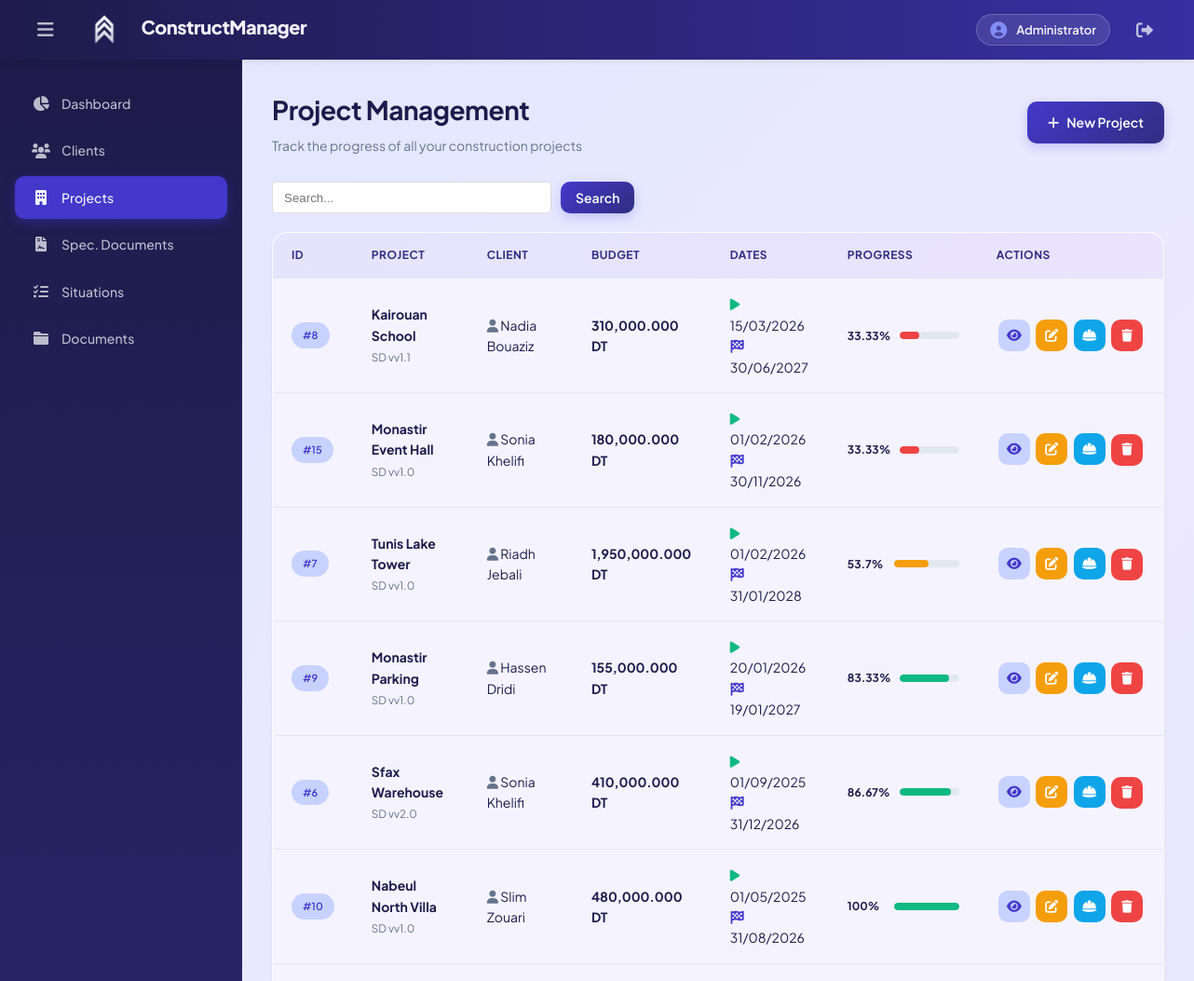
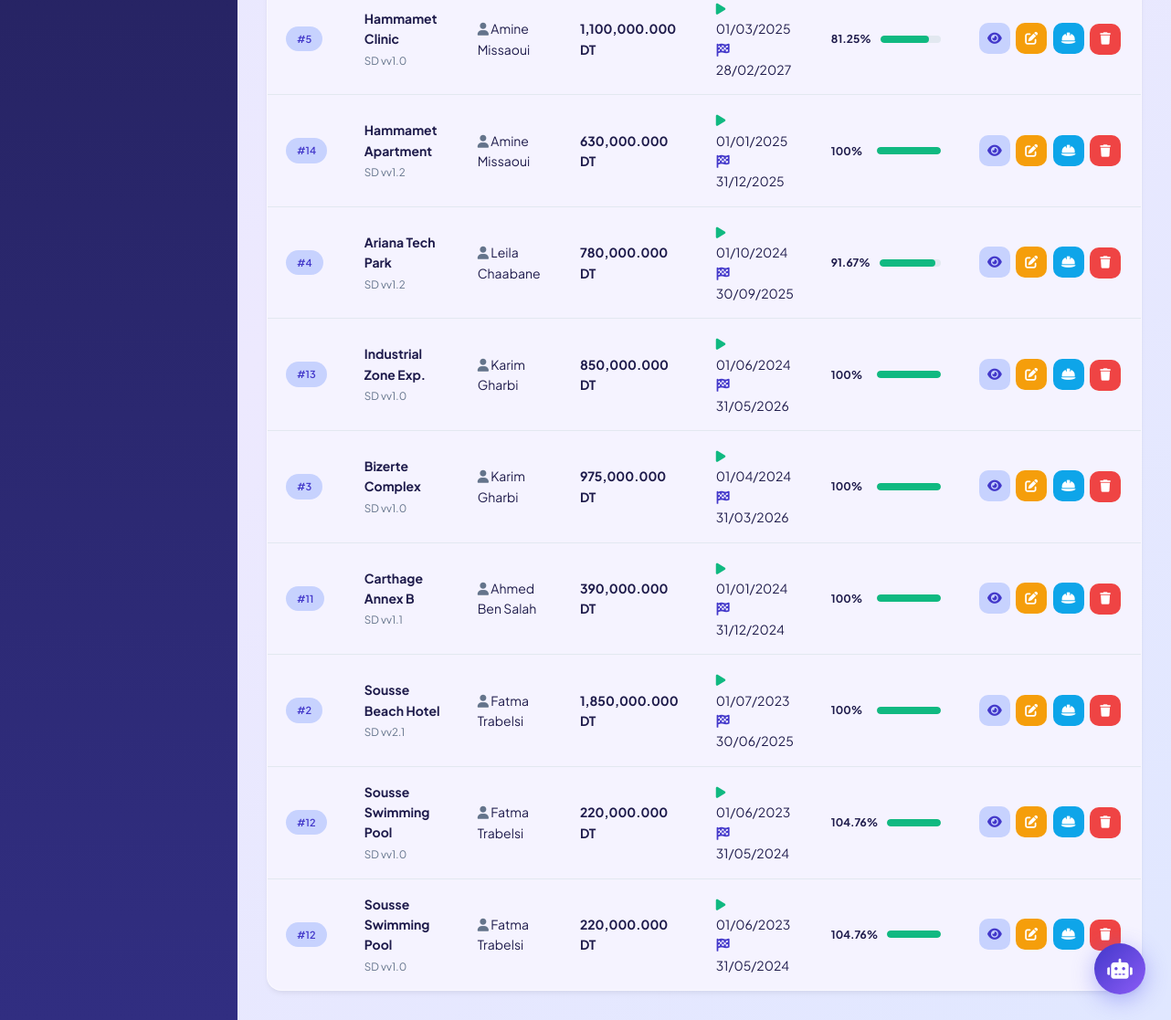
/index.php?controller=project&action=index (signed in), run on the app's committed database (2 pictures, top to bottom).
### tables this page shows
CREATE TABLE Project (
    Project_id INT NOT NULL,
    Client_id INT NOT NULL,
    SD_id INT,
    Project_name VARCHAR(20),
    Budget DECIMAL(10,3),
    Project_start_date DATE,
    Project_expected_end_date DATE,
    PRIMARY KEY (Project_id),
    FOREIGN KEY (Client_id) REFERENCES Client(Client_id),
    FOREIGN KEY (SD_id) REFERENCES SD(SD_id)
);

CREATE TABLE SD (
    SD_id INT NOT NULL,
    date_creation DATE,
    Version VARCHAR(20),
    PRIMARY KEY (SD_id)
);

CREATE TABLE Client (
    Client_id INT NOT NULL,
    First_name VARCHAR(20),
    Last_name VARCHAR(20),
    Address VARCHAR(30),
    PRIMARY KEY (Client_id)
);

### controllers/ProjectController.php (called while the page is built, shortened)
<?php
require_once 'models/Project.php';
class ProjectController {
    private $project;
    public function __construct() {
        $database = new Database();
        $this->db = $database->getConnection();
        $this->project = new Project($this->db);
    }
public function index() {
        $search = isset($_GET['search']) ? $_GET['search'] : '';
        if(!empty($search)) {
            $projects = $this->project->search($search);
        } else {
            $stmt = $this->project->read();
            $projects = $stmt->fetchAll(PDO::FETCH_ASSOC);
        }
        foreach($projects as &$project) {
            $this->project->Project_id = $project['Project_id'];
        }
include 'views/projects.php';
    }
}
?>

### config/database.php (called while the page is built, shortened)
<?php
class Database {
    private $host = "localhost";
    private $db_name = "construction_management";
    private $username = "root";
    private $password = "";
    public function getConnection() {
        $this->conn = null;
        try {
            $this->conn = new PDO("mysql:host=" . $this->host . ";dbname=" . $this->db_name,
                                  $this->username, $this->password);
            $this->conn->setAttribute(PDO::ATTR_ERRMODE, PDO::ERRMODE_EXCEPTION);
            $this->conn->exec("set names utf8");
        } catch(PDOException $exception) {
            echo "Connection error: " . $exception->getMessage();
        }
        return $this->conn;
    }
}
?>

### models/Project.php (called while the page is built, shortened)
<?php
class Project {
    private $conn;
    private $table_name = "Project";
    public function __construct($db) {
        $this->conn = $db;
    }
    public function read() {
        $query = "SELECT p.*, c.First_name, c.Last_name, c.Address, s.Version
                  FROM " . $this->table_name . " p
                  LEFT JOIN Client c ON p.Client_id = c.Client_id
                  LEFT JOIN SD s ON p.SD_id = s.SD_id
                  ORDER BY p.Project_start_date DESC";
        $stmt = $this->conn->prepare($query);
        $stmt->execute();
        return $stmt;
    }
}
?>

### views/projects.php (the view, shortened to what this page needs)
<?php
require_once 'views/layout/header.php';
require_once 'views/layout/sidebar.php';
$search = isset($_GET['search']) ? $_GET['search'] : '';
?>
<div class="page-container">
    <div class="page-header">
        <div>
            <h2>Project Management</h2>
            <p class="text-muted">Track the progress of all your construction projects</p>
        </div>
        <div class="header-actions">
            <a href="index.php?controller=project&action=create" class="btn btn-primary">
                <i class="fas fa-plus"></i> New Project
            </a>
        </div>
    </div>
    <div style="margin-bottom: 20px;">
        <form method="GET" action="" style="display: flex; gap: 10px;">
            <input type="text" name="search" placeholder="Search..." value="<?php echo htmlspecialchars($search); ?>"
                   style="padding: 8px 12px; border: 1px solid #ddd; border-radius: 4px; flex: 1; max-width: 300px;">
            <button type="submit" class="btn btn-primary" style="padding: 8px 16px;">Search</button>
        </form>
    </div>
    <div class="content-card">
        <div class="table-responsive">
            <table class="data-table">
                <thead>
                    <tr>
                        <th>ID</th>
                        <th>Project</th>
                        <th>Client</th>
                        <th>Budget</th>
                        <th>Dates</th>
                        <th>Progress</th>
                        <th>Actions</th>
                    </tr>
                </thead>
                <tbody>
                    <?php if(empty($projects)): ?>
                    <tr>
                        <td colspan="7" style="text-align: center; color: var(--gray); padding: 40px;">
                            No projects found matching your criteria.
                        </td>
                    </tr>
                    <?php else: ?>
                    <?php foreach($projects as $project):
                        $progress_color = $project['progress'] >= 75 ? 'success' : ($project['progress'] >= 40 ? 'warning' : 'danger');
                    ?>
                    <tr>
                        <td><span class="badge bg-primary-light">#<?php echo $project['Project_id']; ?></span></td>
                        <td>
                            <strong><?php echo htmlspecialchars($project['Project_name']); ?></strong>
                            <br>
                            <small class="text-muted">SD v<?php echo htmlspecialchars($project['Version'] ?? '1.0'); ?></small>
                        </td>
                        <td>
                            <i class="fas fa-user text-gray"></i>
                            <?php echo htmlspecialchars($project['First_name'] . ' ' . $project['Last_name']); ?>
                        </td>
                        <td>
                            <strong><?php echo number_format($project['Budget'], 3); ?> DT</strong>
                        </td>
                        <td>
                            <div><i class="fas fa-play text-success"></i> <?php echo date('d/m/Y', strtotime($project['Project_start_date'])); ?></div>
                            <div><i class="fas fa-flag-checkered text-primary"></i> <?php echo date('d/m/Y', strtotime($project['Project_expected_end_date'])); ?></div>
                        </td>
                        <td>
                            <div class="progress-container" style="gap: 10px;">
                                <span class="progress-text" style="min-width: 40px;"><?php echo $project['progress']; ?>%</span>
                                <div class="progress-bar">
                                    <div class="progress-fill" style="width: <?php echo $project['progress']; ?>%; background: <?php echo $progress_color == 'success' ? 'var(--success)' : ($progress_color == 'warning' ? 'var(--warning)' : 'var(--danger)'); ?>"></div>
                                </div>
                            </div>
                        </td>
                        <td class="actions-cell">
                            <a href="index.php?controller=project&action=view&id=<?php echo $project['Project_id']; ?>"
                               class="btn-icon" title="View Details">
                                <i class="fas fa-eye"></i>
                            </a>
                            <a href="index.php?controller=project&action=edit&id=<?php echo $project['Project_id']; ?>"
                               class="btn-icon" title="Edit" style="background: var(--warning); color: white;">
                                <i class="fas fa-edit"></i>
                            </a>
                            <a href="index.php?controller=work&action=create&project_id=<?php echo $project['Project_id']; ?>"
                               class="btn-icon" title="Add Work Package" style="background: var(--info); color: white;">
                                <i class="fas fa-hard-hat"></i>
                            </a>
                            <button onclick="confirmDelete(<?php echo $project['Project_id']; ?>, '<?php echo htmlspecialchars(addslashes($project['Project_name'])); ?>')"
                                    class="btn-icon" title="Delete" style="background: var(--danger); color: white; border: none; cursor: pointer;">
                                <i class="fas fa-trash"></i>
                            </button>
                        </td>
                    </tr>
                    <?php endforeach; ?>
                    <?php endif; ?>
                </tbody>
            </table>
        </div>
    </div>
</div>
<?php require_once 'views/layout/footer.php'; ?>

### assets/css/style.css (style rules this page uses)
:root { --primary: #4338ca; --primary-dark: #312e81; --primary-light: #c7d2fe; --secondary: #6366f1; --accent: #06b6d4; --success: #10b981; --warning: #f59e0b; --danger: #ef4444; --info: #0ea5e9; --dark: #1e1b4b; --dark-secondary: #312e81; --dark-tertiary: #3730a3; --gray: #64748b; --gray-light: #94a3b8; --gray-lighter: #e2e8f0; --light: #eef2ff; --white: #f5f3ff; --glass: rgba(239, 238, 255, 0.9); --glass-dark: rgba(30, 27, 75, 0.95); --sidebar-width: 260px; --header-height: 64px; --radius: 16px; --radius-sm: 10px; --shadow: 0 4px 6px -1px rgba(0, 0, 0, 0.05), 0 2px 4px -1px rgba(0, 0, 0, 0.03); --shadow-lg: 0 20px 25px -5px rgba(0, 0, 0, 0.1), 0 10px 10px -5px rgba(0, 0, 0, 0.04); --transition: all 0.3s cubic-bezier(0.4, 0, 0.2, 1); }
* { margin: 0; padding: 0; box-sizing: border-box; }
body { font-family: 'Plus Jakarta Sans', sans-serif; background: linear-gradient(135deg, #e0e7ff 0%, #ede9fe 50%, #e0e7ff 100%); color: var(--dark); line-height: 1.6; -webkit-font-smoothing: antialiased; }
.dashboard-container, .page-container { max-width: 1400px; margin: 0 auto; }
.page-header { display: flex; align-items: center; justify-content: space-between; margin-bottom: 28px; }
.page-header h2 { font-size: 28px; font-weight: 700; color: var(--dark); letter-spacing: -0.5px; }
.page-header > div p { color: var(--gray); font-size: 14px; margin-top: 4px; }
.header-actions { display: flex; gap: 10px; }
.content-card, .detail-card { background: var(--white); border-radius: var(--radius); box-shadow: var(--shadow); overflow: hidden; border: 1px solid rgba(255,255,255,0.5); }
.table-responsive { overflow-x: auto; border-radius: var(--radius); }
.data-table { width: 100%; border-collapse: collapse; }
.data-table thead { background: linear-gradient(135deg, rgba(99, 102, 241, 0.1), rgba(139, 92, 246, 0.1)); }
.data-table th { padding: 14px 20px; text-align: left; font-weight: 700; color: var(--dark-secondary); font-size: 12px; text-transform: uppercase; letter-spacing: 0.5px; border-bottom: 2px solid var(--gray-lighter); white-space: nowrap; }
.data-table td { padding: 16px 20px; border-bottom: 1px solid var(--gray-lighter); font-size: 14px; color: var(--dark); }
.data-table tbody tr { transition: var(--transition); }
.data-table tbody tr:last-child td { border-bottom: none; }
.actions-cell { white-space: nowrap; }
.actions-cell .btn-icon { margin: 0 2px; }
.progress-container { display: flex; align-items: center; gap: 10px; min-width: 120px; }
.progress-bar { flex: 1; height: 8px; background: var(--gray-lighter); border-radius: 20px; overflow: hidden; }
.progress-fill { height: 100%; background: linear-gradient(90deg, var(--primary), var(--accent)); border-radius: 20px; transition: width 0.5s ease; }
.progress-text { font-size: 12px; font-weight: 700; color: var(--dark); }
.badge { padding: 5px 12px; border-radius: 20px; font-size: 11px; font-weight: 600; text-transform: uppercase; display: inline-block; }
.bg-primary-light { background: var(--primary-light); color: var(--primary); }
.btn-icon { display: inline-flex; align-items: center; justify-content: center; width: 34px; height: 34px; border-radius: 10px; color: var(--primary); text-decoration: none; transition: var(--transition); background: var(--primary-light); }
.btn { padding: 11px 22px; border: none; border-radius: 10px; font-size: 14px; font-weight: 600; cursor: pointer; transition: var(--transition); display: inline-flex; align-items: center; gap: 8px; text-decoration: none; font-family: 'Plus Jakarta Sans', sans-serif; }
.btn-primary { background: linear-gradient(135deg, var(--primary), var(--primary-dark)); color: white; box-shadow: 0 4px 12px rgba(99, 102, 241, 0.3); }
.text-muted { color: var(--gray); }
.text-primary { color: var(--primary); }
.text-success { color: var(--success); }
.text-gray { color: var(--gray); }
:root { --sidebar-collapsed-width: 64px; }

### data on the page
project: Project_id "8", Project_name "Kairouan School", SD.Version "v1.1", Client.Last_name "Nadia Bouaziz", Budget "310,000.000", Project_start_date "15/03/2026", Project_expected_end_date "30/06/2027", progress "33.33"
project: Project_id "15", Project_name "Monastir Event Hall", SD.Version "v1.0", Client.Last_name "Sonia Khelifi", Budget "180,000.000", Project_start_date "01/02/2026", Project_expected_end_date "30/11/2026", progress "33.33"
project: Project_id "7", Project_name "Tunis Lake Tower", SD.Version "v1.0", Client.Last_name "Riadh Jebali", Budget "1,950,000.000", Project_start_date "01/02/2026", Project_expected_end_date "31/01/2028", progress "53.7"
project: Project_id "9", Project_name "Monastir Parking", SD.Version "v1.0", Client.Last_name "Hassen Dridi", Budget "155,000.000", Project_start_date "20/01/2026", Project_expected_end_date "19/01/2027", progress "83.33"
project: Project_id "6", Project_name "Sfax Warehouse", SD.Version "v2.0", Client.Last_name "Sonia Khelifi", Budget "410,000.000", Project_start_date "01/09/2025", Project_expected_end_date "31/12/2026", progress "86.67"
project: Project_id "10", Project_name "Nabeul North Villa", SD.Version "v1.0", Client.Last_name "Slim Zouari", Budget "480,000.000", Project_start_date "01/05/2025", Project_expected_end_date "31/08/2026", progress "100"
project: Project_id "5", Project_name "Hammamet Clinic", SD.Version "v1.0", Client.Last_name "Amine Missaoui", Budget "1,100,000.000", Project_start_date "01/03/2025", Project_expected_end_date "28/02/2027", progress "81.25"
project: Project_id "14", Project_name "Hammamet Apartment", SD.Version "v1.2", Client.Last_name "Amine Missaoui", Budget "630,000.000", Project_start_date "01/01/2025", Project_expected_end_date "31/12/2025", progress "100"
project: Project_id "4", Project_name "Ariana Tech Park", SD.Version "v1.2", Client.Last_name "Leila Chaabane", Budget "780,000.000", Project_start_date "01/10/2024", Project_expected_end_date "30/09/2025", progress "91.67"
project: Project_id "13", Project_name "Industrial Zone Exp.", SD.Version "v1.0", Client.Last_name "Karim Gharbi", Budget "850,000.000", Project_start_date "01/06/2024", Project_expected_end_date "31/05/2026", progress "100"
project: Project_id "3", Project_name "Bizerte Complex", SD.Version "v1.0", Client.Last_name "Karim Gharbi", Budget "975,000.000", Project_start_date "01/04/2024", Project_expected_end_date "31/03/2026", progress "100"
project: Project_id "11", Project_name "Carthage Annex B", SD.Version "v1.1", Client.Last_name "Ahmed Ben Salah", Budget "390,000.000", Project_start_date "01/01/2024", Project_expected_end_date "31/12/2024", progress "100"
project: Project_id "2", Project_name "Sousse Beach Hotel", SD.Version "v2.1", Client.Last_name "Fatma Trabelsi", Budget "1,850,000.000", Project_start_date "01/07/2023", Project_expected_end_date "30/06/2025", progress "100"
project: Project_id "12", Project_name "Sousse Swimming Pool", SD.Version "v1.0", Client.Last_name "Fatma Trabelsi", Budget "220,000.000", Project_start_date "01/06/2023", Project_expected_end_date "31/05/2024", progress "104.76"
